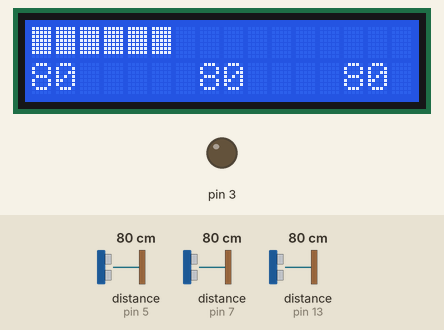
Simulated run of this sketch. Board: Arduino Uno, built with avr-gcc and run on an emulated ATmega328P. Shown: 16×2 character LCD, output pins drawn as LEDs (lit = HIGH). Dashed ring = blinking. Inputs (shaded band) come from the test bench; at power-on: distance to the obstacle (sensors on pin 5, pin 7, pin 13) 80 cm. The echo pulse lasts 58.3 µs per cm.

Above: at 2.3 s.
2.4 s: distance to the obstacle (sensor on pin 5) set to 18 cm
At 2.65 s:
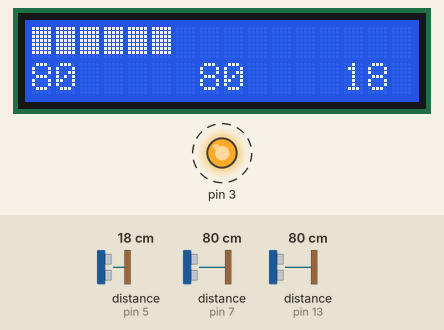
5.4 s: distance to the obstacle (sensor on pin 7) set to 120 cm
At 6.0 s:
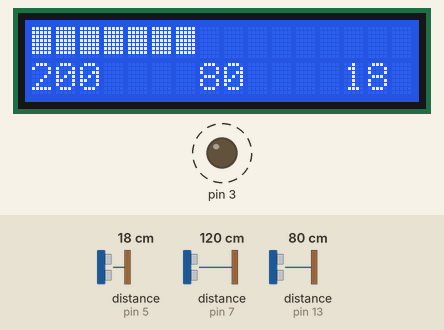
8.4 s: distance to the obstacle (sensor on pin 13) set to 120 cm
At 11.1 s:
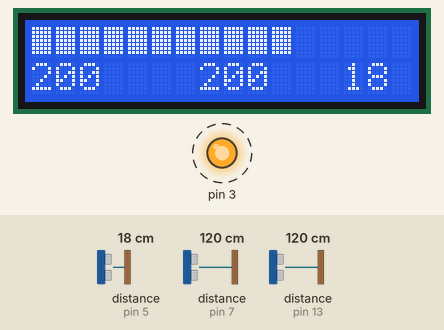
11.4 s: distance to the obstacle (sensor on pin 5) set to 60 cm
At 12.5 s:
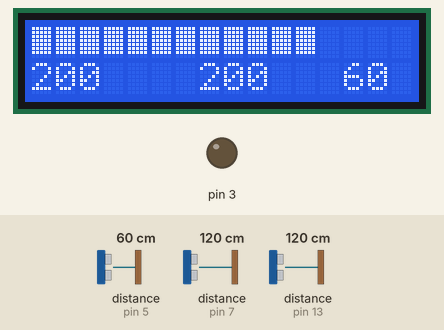
14.4 s: distance to the obstacle (sensor on pin 7) set to 2 cm
At 17.3 s:
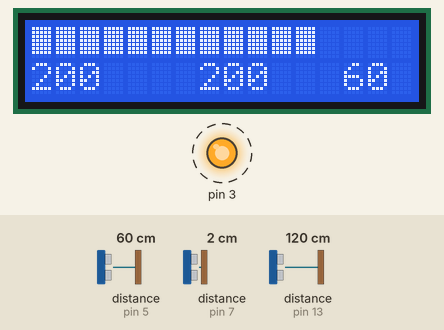
17.4 s: distance to the obstacle (sensor on pin 13) set to 2 cm
At 18.2 s:
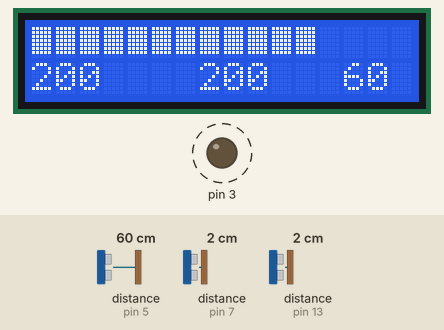
Timing chart, 0 to 67.9 s (numbered marks = the images above; inputs shaded):
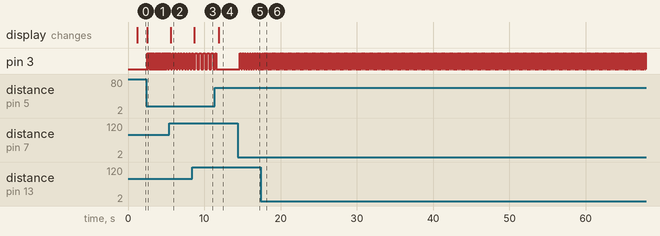

The sketch:

araba-park-sensoru.ino
```cpp
#include <Wire.h>
#include <LiquidCrystal_I2C.h>
#include <Ultrasonic.h>
LiquidCrystal_I2C lcd(0x27, 16, 2);
Ultrasonic a_ultrasonic(6, 7); //triggerPin echoPin
Ultrasonic b_ultrasonic(12, 13); //triggerPin echoPin
Ultrasonic c_ultrasonic(4, 5); //triggerPin echoPin
int toplam,a_sensor,b_sensor,c_sensor;
int ledState = LOW;
unsigned long previousMillis = 0;

const long interval = 1000;
byte p20[8] = {
 B10000,
 B10000,
 B10000,
 B10000,
 B10000,
 B10000,
 B10000,
};
byte p40[8] = {
 B11000,
 B11000,
 B11000,
 B11000,
 B11000,
 B11000,
 B11000,
};
byte p60[8] = {
 B11100,
 B11100,
 B11100,
 B11100,
 B11100,
 B11100,
 B11100,
};
byte p80[8] = {
 B11110,
 B11110,
 B11110,
 B11110,
 B11110,
 B11110,
 B11110,
};

byte p100[8] = {
 B11111,
 B11111,
 B11111,
 B11111,
 B11111,
 B11111,
 B11111,
};
void setup(){
 Serial.begin(9600);
 pinMode(3, OUTPUT);

 lcd.begin();
 lcd.setBacklight((uint8_t)1);
 lcd.print("HOSGELDINIZ");
 lcd.setCursor(0,1);
 lcd.print("BEKLEYINIZ");

 delay(1000);
 //Make progress characters
 lcd.createChar(0, p20);
 lcd.createChar(1, p40);
 lcd.createChar(2, p60);
 lcd.createChar(3, p80);
 lcd.createChar(4, p100);
 lcd.clear();
}
void loop(){
 unsigned long currentMillis = millis();

 a_sensor = a_ultrasonic.read(CM);
 b_sensor = b_ultrasonic.read(CM);
 c_sensor = c_ultrasonic.read(CM);

 if(a_sensor>100){a_sensor=200;}
 if(b_sensor>100){b_sensor=200;}

 if(c_sensor>100){c_sensor=200;}

 toplam=a_sensor+b_sensor+c_sensor;
 toplam=toplam/3;
 seviye((toplam*16)/200);

 lcd.setCursor(0,1);
 lcd.print(" ");
 lcd.setCursor(0,1);
 lcd.print(String(a_sensor));
 lcd.setCursor(7,1);
 lcd.print(String(b_sensor));
 lcd.setCursor(13,1);
 lcd.print(String(c_sensor));
 if(a_sensor<50){
 if (currentMillis - previousMillis >= toplam) {
 previousMillis = currentMillis;

 if (ledState == LOW) {
 ledState = HIGH;
 } else {
 ledState = LOW;
 }
 if(toplam<5){digitalWrite(3, HIGH);}
 digitalWrite(3, ledState);
 }
 }else if(b_sensor<50){
 if (currentMillis - previousMillis >= toplam) {
 previousMillis = currentMillis;
 if (ledState == LOW) {
 ledState = HIGH;
 } else {
 ledState = LOW;
 }
 if(toplam<5){digitalWrite(3, HIGH);}

 digitalWrite(3, ledState);
 }}else if(c_sensor<50){
 if (currentMillis - previousMillis >= toplam) {
 previousMillis = currentMillis;
 if (ledState == LOW) {
 ledState = HIGH;
 } else {
 ledState = LOW;
 }
 if(toplam<5){digitalWrite(3, HIGH);}
 digitalWrite(3, ledState);
 }
 }else{digitalWrite(3, LOW);}

}
void seviye (int seviye){
 lcd.setCursor(0,0);
 lcd.print(" ");

for (int i = 0; i<seviye; i++){
 for (int j=0; j<5; j++){
 lcd.setCursor(i, 0);
 lcd.write(j);
 }
 }
}
```

Measured:
- after the input at 2.4 s, pin 3: alternates HIGH for 0.06 s and LOW for 0.06 s, starting after 0.11 s; the display: changes after 0.11 s (image 1)
- after the input at 5.4 s, pin 3: alternates HIGH for 0.18 s and LOW for 0.18 s, starting after 0.20 s; the display: changes after 0.20 s (image 2)
- after the input at 8.4 s, pin 3: alternates HIGH for 0.26 s and LOW for 0.26 s, starting after 0.16 s; the display: changes after 0.29 s (image 3)
- after the input at 11.4 s, the display: changes after 0.47 s (image 4)
- after the input at 14.4 s, pin 3: alternates HIGH for 0.16 s and LOW for 0.16 s, starting after 0.27 s
- after the input at 17.4 s, pin 3: alternates HIGH for 0.02 s and LOW for 0.02 s, starting after 0.07 s
